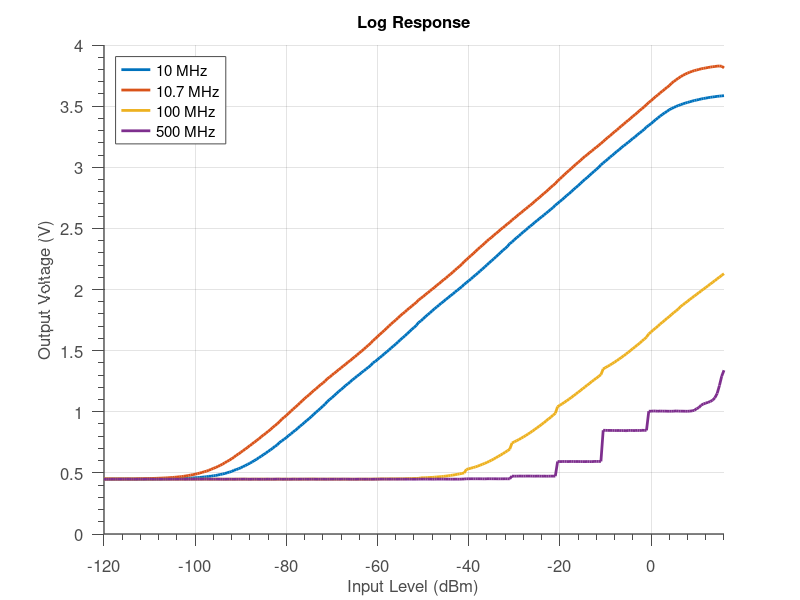

Recreate this plot in MATLAB. (Note: this script raises an error after producing the figure.)
% Plot measurement data stored in ASCII format using
% save(filename, ..., format='ascii').

% clear

%% Load and Create Data
d1 = struct( ...
    'dat', {load('meas_20140402.txt')}, ...
    'frq', {[10e6, 10.7e6, 100e6, 500e6]}, ...
    'pwr', {-120:.5:16}, ...
    'leg', {{'10 MHz' '10.7 MHz' '100 MHz' '500 MHz'}}, ...
    'gxt', {'Log Response'}, ...
    'xlb', {'Input Level (dBm)'}, ...
    'ylb', {'Output Voltage (V)'} ...
    );

close all

hFigure = figure('Units', 'pixels');
hAxes   = axes();

hFTitle = title (d1.gxt           );
hXLabel = xlabel(d1.xlb           );
hYLabel = ylabel(d1.ylb           );

hold on; grid on;

axis(hAxes, [d1.pwr(1) d1.pwr(end) floor(min(d1.dat(:))) ceil(max(d1.dat(:)))]);

ph = plot(hAxes, d1.pwr'*ones(1,length(d1.frq)), d1.dat');
set(ph, 'LineWidth', 2.0);

hLegend = legend(d1.leg, 'Location', 'NorthWest');

set( hAxes, ...
    'FontName'   , 'Helvetica' );
set([hFTitle, hXLabel, hYLabel], ...
    'FontName'   , 'Helvetica');
set([hLegend, hAxes], ...
    'FontSize'   , 12);
set(hLegend, ...
    'EdgeColor', [.3 .3 .3]);
set([hXLabel, hYLabel], ...
    'FontSize'   , 12          );
set( hFTitle                    , ...
    'FontSize'   , 12          , ...
    'FontWeight' , 'bold'      );

set(hAxes, ...
  'Box'         , 'off'     , ...
  'TickDir'     , 'out'     , ...
  'TickLength'  , [.02 .02] , ...
  'XMinorTick'  , 'on'      , ...
  'YMinorTick'  , 'on'      , ...
  'YGrid'       , 'on'      , ...
  'XColor'      , [.3 .3 .3], ...
  'YColor'      , [.3 .3 .3], ...
  'YTick'       , 0:.5:5, ...
  'LineWidth'   , 1         );

%% Build Log Conformance Plot

clear; close all;

dat = load('meas_20140402.txt');

x  = -120:.5:16;
y1 = dat(2,:); % Measured output Voltage at 10.7 MHz

w = double(x>-70 & x<-10);

linfit = LinearModel.fit(x, y1, 'linear','Weights', w);

m = double(linfit.Coefficients(2,1));
b = double(linfit.Coefficients(1,1));

y2 = m*x + b;   % Linear Approximation.

db_err = (y2-y1)/m; % 10.7 

% ===================================

hFigure = figure('Units', 'pixels');
hAxes   = axes();

hFTitle = title ('Logarithmic Conformance at 10.7 MHz');
hXLabel = xlabel('Input Level (dBm)');
hYLabel = ylabel('Error (dB)');

hold on; grid on;

y_upper = 4;
y_lower = -4;
x_upper = x(find(round(db_err)==y_upper, 1,'first')) + 1;
x_lower = x(find(round(db_err)==y_lower, 1,'last')) - 1;

axis(hAxes, [x_lower x_upper y_lower y_upper]);

hp = plot(x, db_err);

set([hp], ...
    'LineWidth', 2.0 ...
);

set( hAxes, ...
    'FontName'   , 'Helvetica' );

set([hFTitle, hXLabel, hYLabel], ...
    'FontName'   , 'Helvetica');

set([hAxes], ...
    'FontSize'   , 12);

set([hXLabel, hYLabel], ...
    'FontSize', 12);

set( hFTitle, ...
    'FontSize'   , 12, ...
    'FontWeight' , 'bold' ...
);

set(hAxes, ...
  'Box'         , 'off'     , ...
  'TickDir'     , 'out'     , ...
  'TickLength'  , [.02 .02] , ...
  'XMinorTick'  , 'on'      , ...
  'YMinorTick'  , 'off'      , ...
  'YGrid'       , 'on'      , ...
  'XColor'      , [.3 .3 .3], ...
  'YColor'      , [.3 .3 .3], ...
  'YTick'       , -4:1:4, ...
  'LineWidth'   , 1 ...
  );

